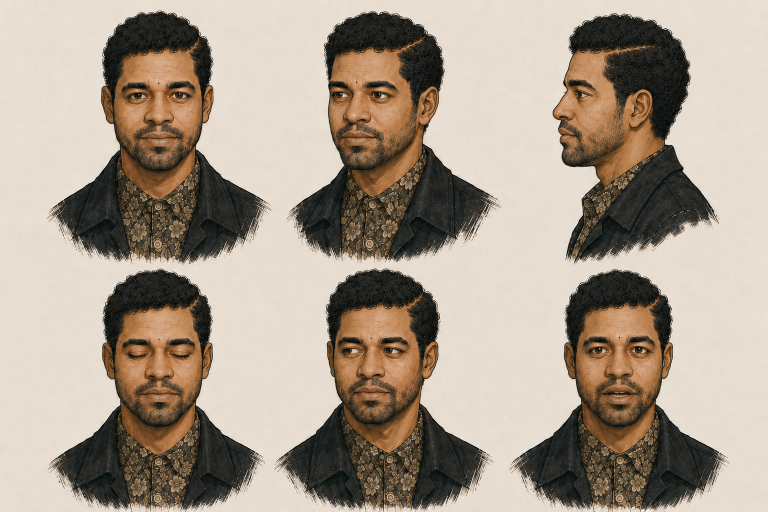
#> input picture references/facial/head_expression_sheet_v2_face_refined.png, 1536 x 1024 px, found by its file name (shown at 1/2 size)
$ python prepare_facebuilder_refs.py
#> lines starting #> are read from the running program, lines starting #| are printed output that depends on the picture
from __future__ import annotations

import hashlib
import json
from pathlib import Path

from PIL import Image


ROOT = Path("/home/ajuntanaga/Projects/Blender/Character Asset_An")
SOURCE = ROOT / "references/facial/head_expression_sheet_v2_face_refined.png"
OUTPUT = ROOT / "production_v212_identity/facebuilder_refs"


def sha256(path: Path) -> str:
    digest = hashlib.sha256()
    with path.open("rb") as handle:
        for chunk in iter(lambda: handle.read(1024 * 1024), b""):
            digest.update(chunk)
    return digest.hexdigest()


OUTPUT.mkdir(parents=True, exist_ok=True)
image = Image.open(SOURCE).convert("RGB")
#> image is the input picture: PIL image 1536x1024 RGB; mean R, G, B 167.9, 154.4, 139.3
if image.size != (1536, 1024):
    raise RuntimeError(f"Unexpected authoritative sheet size: {image.size}")

# The supplied sheet is an exact 3 x 2 layout. FaceBuilder receives only the
# neutral top-row views so expression changes cannot bias landmark fitting.
crops = {
    "facebuilder_front_neutral.png": (0, 0, 512, 512),
    "facebuilder_left_3q_neutral.png": (512, 0, 1024, 512),
    "facebuilder_left_profile_neutral.png": (1024, 0, 1536, 512),
}
records = {}
for name, box in crops.items():
    path = OUTPUT / name
    image.crop(box).save(path, optimize=True)
    records[name] = {"crop_box": list(box), "sha256": sha256(path), "size": [512, 512]}
#> this loop made 3 passes
#> pass 1, `image.crop(box).save(path, optimize=True)`:
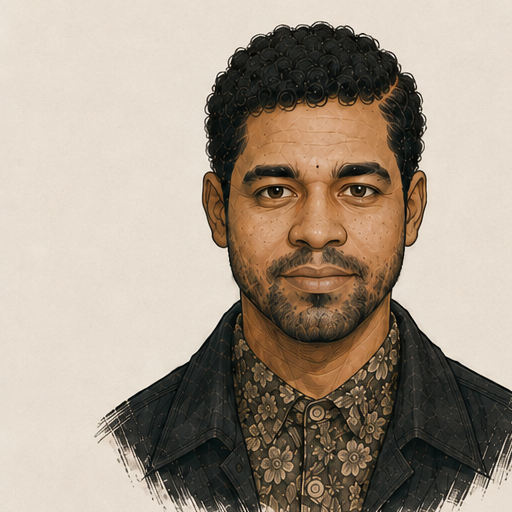
#> saved as facebuilder_front_neutral.png: PIL image 512x512 RGB; mean R, G, B 165.7, 152.1, 136.9
#> pass 2, `image.crop(box).save(path, optimize=True)`:
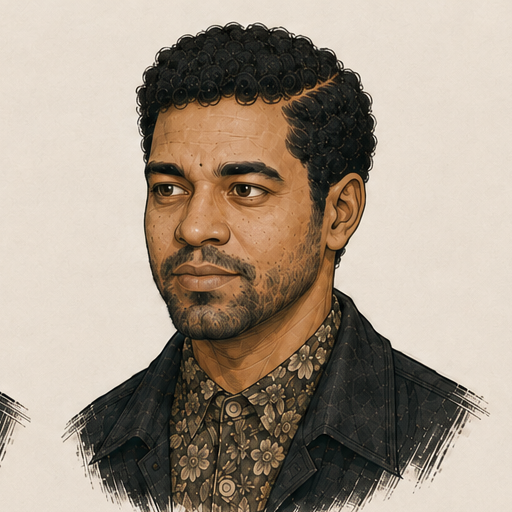
#> saved as facebuilder_left_3q_neutral.png: PIL image 512x512 RGB; mean R, G, B 165.6, 151.9, 136.6
#> after the loop, records = 3 items

manifest = {
    "schema": "character-an-facebuilder-reference-plate-v1",
    "authority": "supplied facial sheet",
    "source": str(SOURCE.relative_to(ROOT)),
    "source_sha256": sha256(SOURCE),
    "neutral_views": records,
    "fit_order": [
        "facebuilder_front_neutral.png",
        "facebuilder_left_profile_neutral.png",
        "facebuilder_left_3q_neutral.png",
    ],
    "note": "No generated imagery and no lower-row expression views are used for geometry fitting.",
}
(OUTPUT / "manifest.json").write_text(json.dumps(manifest, indent=2, sort_keys=True) + "\n", encoding="utf-8")
print(json.dumps(manifest, indent=2, sort_keys=True))
#> (printed output is left out)
